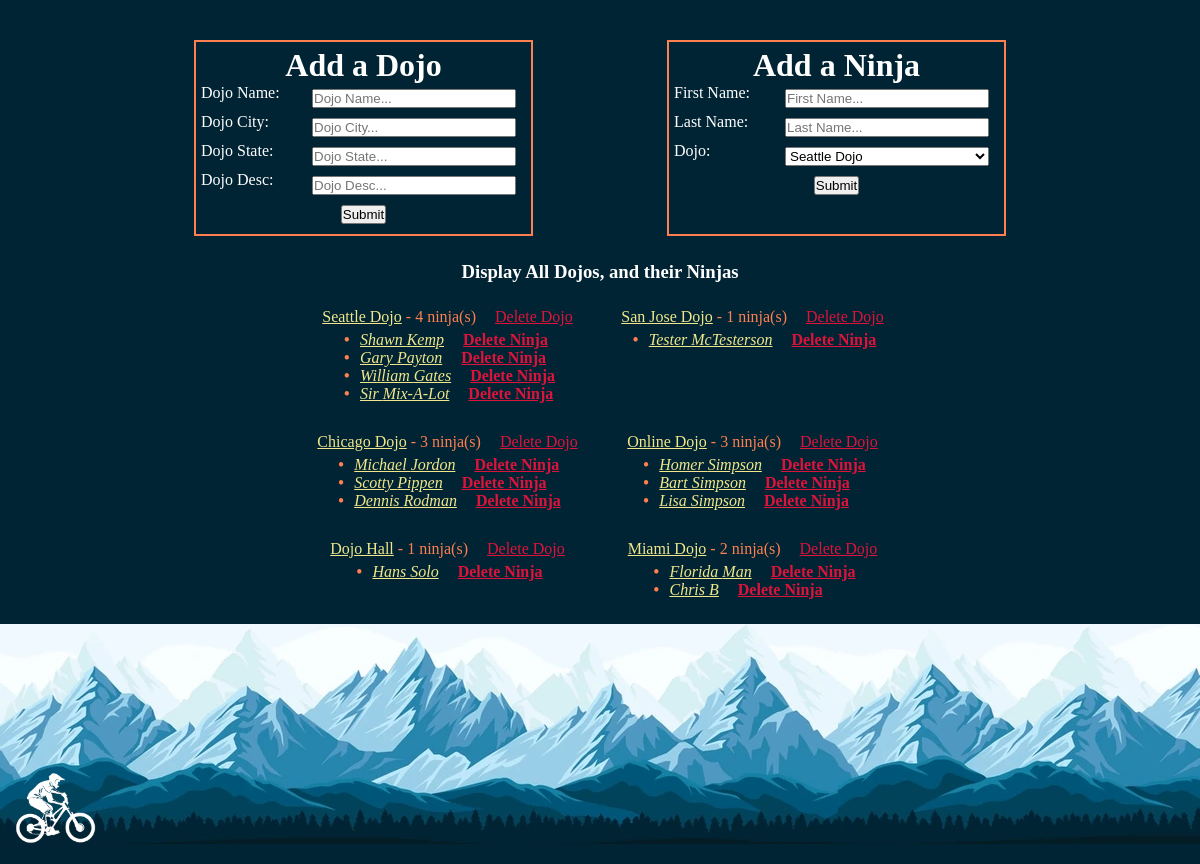
The app's page /, older data.
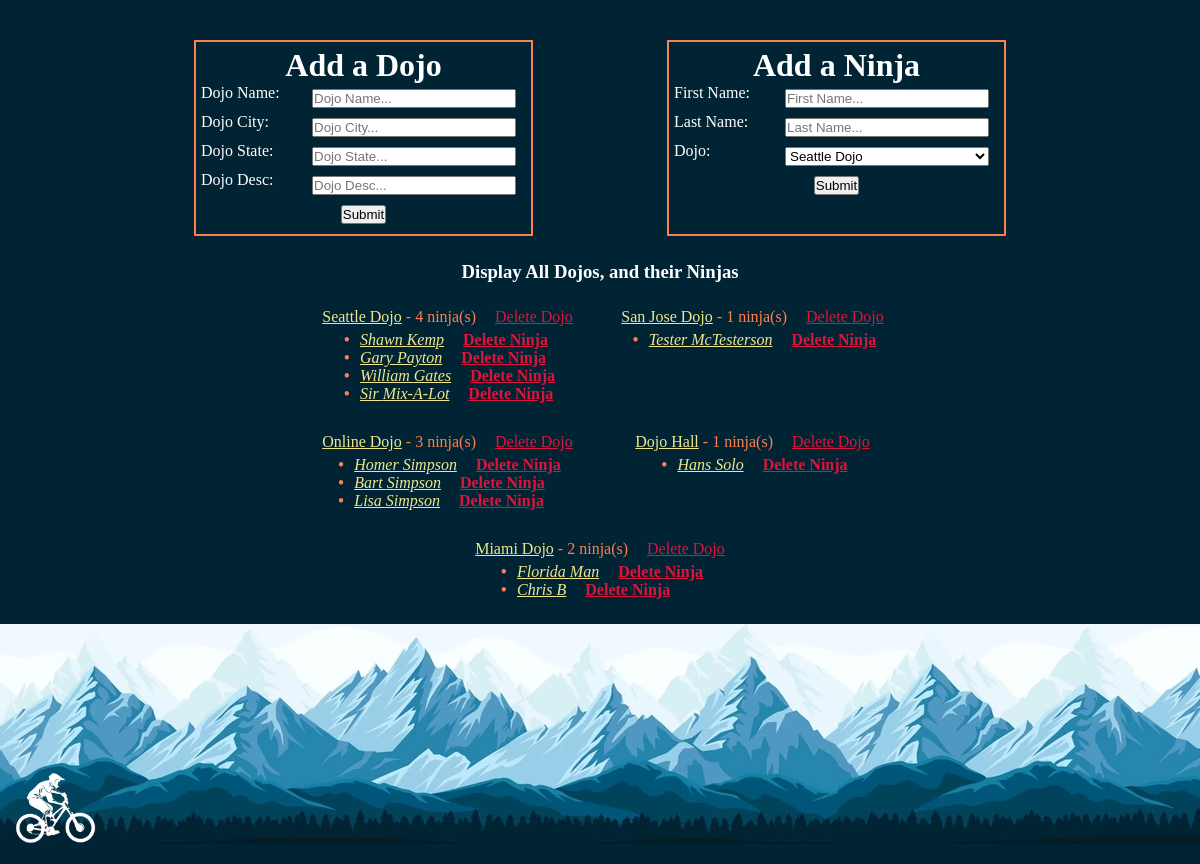
The same page, newer data.
### dojos_and_ninjas_app/models.py (models this page shows)
class Dojo(models.Model):
    name = models.CharField(max_length = 255)
    city = models.CharField(max_length = 255)
    state = models.CharField(max_length = 2)
    desc = models.CharField(max_length = 255)
    created_at = models.DateTimeField(auto_now_add = True)
    updated_at = models.DateTimeField(auto_now = True)

class Ninja(models.Model):
    first_name = models.CharField(max_length = 255)
    last_name = models.CharField(max_length = 255)
    dojo = models.ForeignKey(Dojo, related_name = "ninjas", on_delete = models.CASCADE)
    created_at = models.DateTimeField(auto_now_add = True)
    updated_at = models.DateTimeField(auto_now = True)

### dojos_and_ninjas_app/views.py (the view)
# urls.py: path('', views.index, name="index"),
def index(request):
    context = {
        "all_dojos" : Dojo.objects.all()
    }
    return render(request, "dojos_and_ninjas_app/index.html", context)

### dojos_and_ninjas_app/templates/dojos_and_ninjas_app/index.html (shortened to what this page needs)
<!DOCTYPE html>
<html lang="en">
<head>
    {% load static %}
    <link rel="stylesheet" href="{% static '/css/style1.css' %}">
</head>
<body>
    <div class="container">
        <div class="left">
            <h1>Add a Dojo</h1>
            <form action="/create" method="POST">
                <div class="formation">
                    <label for="name">Dojo Name:</label>
                    <input type="text" name="name" id="name" placeholder="Dojo Name...">
                </div>
                <div class="formation">
                    <label for="city">Dojo City:</label>
                    <input type="text" name="city" id="city" placeholder="Dojo City...">
                </div>
                <div class="formation">
                    <label for="state">Dojo State:</label>
                    <input type="text" name="state" id="state" placeholder="Dojo State...">
                </div>
                <div class="formation">
                    <label for="desc">Dojo Desc:</label>
                    <input type="text" name="desc" id="desc" placeholder="Dojo Desc...">
                </div>
                <div class="button_wrapper">
                    <button type="submit">Submit</button>
                </div>
            </form>
        </div>
        <div class="right">
            <h1>Add a Ninja</h1>
            <form action="/create" method="POST">
                <div class="formation">
                    <label for="first_name">First Name:</label>
                    <input type="text" name="first_name" id="first_name" placeholder="First Name...">
                </div>
                <div class="formation">
                    <label for="last_name">Last Name:</label>
                    <input type="text" name="last_name" id="last_name" placeholder="Last Name...">
                </div>
                <div class="formation">
                    <label for="dojo">Dojo:</label>
                    <select name="dojo" id="dojo">
                        {% for dojo in all_dojos %}
                        <option value={{dojo.id}}>{{dojo.name}}</option>
                        {% endfor %}
                    </select>
                </div>
                <div class="button_wrapper">
                    <button type="submit">Submit</button>
                </div>
            </form>
        </div>
    </div>
    <h3>Display All Dojos, and their Ninjas</h3>
    <div class="results">
        {% for dojo in all_dojos %}
        <div class="inner_result">
            <p><a href="/dojo/{{dojo.id}}/view">{{dojo.name}}</a>  -  {{dojo.ninjas.all.count}} ninja(s) <a class="delete" href="/dojo/{{dojo.id}}/delete">Delete Dojo</a></p>
            <ul>
                {% for ninja in dojo.ninjas.all %}
                <li><em><a href="/ninja/{{ninja.id}}/view">{{ninja.first_name}} {{ninja.last_name}}</em></a> <b><a class="delete" href="/ninja/{{ninja.id}}/delete">Delete Ninja</a></b></li>
                {% endfor %}
            </ul>
        </div>
        {% endfor %}
    </div>
    <div id="bike_footer" style="height: 220px;" class="bike_footer">
        <img id="image" src="../../static/img/bike.png" alt="Bicycle icon that follows mouse movement" height="100" title="Ride Safe!"/>
    </div>
</body>
</html>

### dojos_and_ninjas_app/static/css/style1.css (style rules this page uses)
* { margin: 0; padding: 0; }
body { background-color: #002433; }
h1,h2, h3 { color: white; text-align: center; }
p { color: coral; }
a { color: khaki; }
.delete { color: crimson; margin-left: 15px; }
.container { width: 90%; margin: 30px auto 15px auto; display: flex; justify-content: space-evenly; flex-wrap: wrap; }
form { width: 325px; }
.formation { display: flex; justify-content: space-between; }
.left,.right { border: 2px solid coral; padding: 5px; margin: 10px 0; }
label { color: white; }
input { margin:5px 10px; width: 200px; }
select { margin:5px 10px; width: 204px; }
.button_wrapper { width: 200px; margin:5px auto; display: flex; justify-content: center; }
.results { width: 90%; max-width: 620px; margin: 10px auto; display: flex; flex-wrap: wrap; justify-content: center; }
.inner_result { width: 275px; margin: 15px; display: flex; flex-direction: column; align-items: center; }
li { margin-left: 20px; text-decoration: white; }
ul { list-style: none; margin-top: 5px; }
ul li::before { content: "\2022"; color: coral; font-weight: bold; display: inline-block; width: 1em; margin-left: -1em; }
#bike_footer { background-image: url('../../static/img/mountains.png'); background-repeat: repeat; background-position: 0 0; animation: ground 180s linear infinite; }
#image { position:absolute; margin-top: 140px; }

Row changes from the older to the newer data that the page shows:
removed Dojo: name "Chicago Dojo", ninjas.all.count "3"
removed Ninja: first_name "Michael", last_name "Jordon", shown under "Chicago Dojo"
removed Ninja: first_name "Scotty", last_name "Pippen", shown under "Chicago Dojo"
removed Ninja: first_name "Dennis", last_name "Rodman", shown under "Chicago Dojo"
